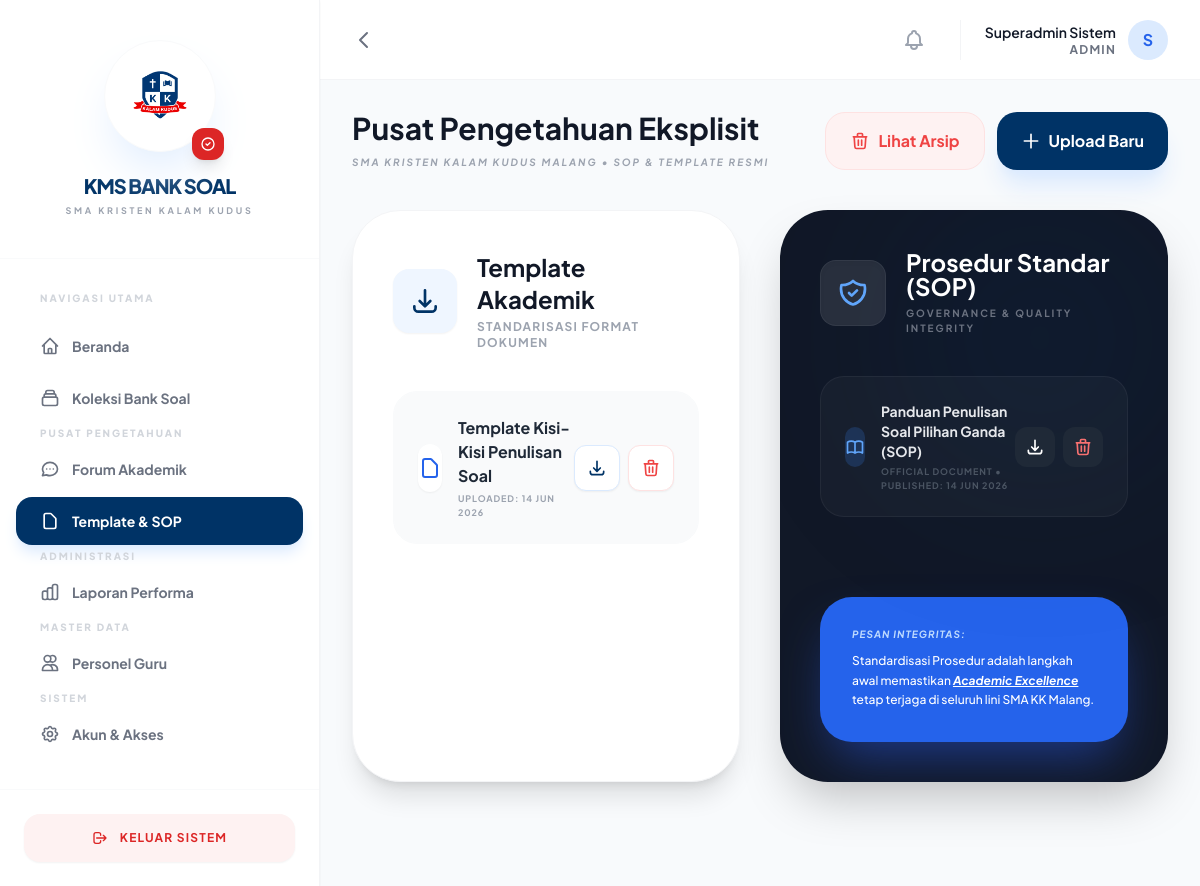
Page /templates.php (signed in) on the committed database.
### tables this page shows
CREATE TABLE `kms_explicit` (
  `id` int(11) NOT NULL,
  `title` varchar(255) NOT NULL,
  `type` enum('SOP','Template') NOT NULL,
  `file_path` varchar(255) NOT NULL,
  `uploader_id` int(11) DEFAULT NULL,
  `created_at` timestamp NOT NULL DEFAULT current_timestamp(),
  `is_archived` tinyint(1) DEFAULT 0
);

### includes/auth.php (called while the page is built, shortened)
<?php
function isLoggedIn() {
    return isset($_SESSION['identity_id']);
}
function hasRoleId($allowedRoleIds) {
    $currentRoleId = ($_SESSION['actor_type'] === ACTOR_TEACHER) ? 3 : $_SESSION['role_id'];
    return in_array($currentRoleId, $allowedRoleIds);
}
?>

### templates.php (the view, shortened to what this page needs)
<?php
require_once 'includes/header.php';
$is_viewing_archive = isset($_GET['view']) && $_GET['view'] == 'archive';
$archived_status = $is_viewing_archive ? 1 : 0;
$templates = $pdo->query("SELECT * FROM kms_explicit WHERE type = 'Template' AND is_archived = $archived_status ORDER BY created_at DESC")->fetchAll();
$sops = $pdo->query("SELECT * FROM kms_explicit WHERE type = 'SOP' AND is_archived = $archived_status ORDER BY created_at DESC")->fetchAll();
?>
<div class="mb-10 flex flex-col md:flex-row justify-between items-start md:items-center space-y-4 md:space-y-0">
    <div>
        <h3 class="text-3xl font-bold text-gray-900 leading-none">Pusat Pengetahuan Eksplisit</h3>
        <p class="text-[10px] text-gray-400 uppercase tracking-[0.2em] font-bold mt-3 italic">SMA Kristen Kalam Kudus Malang • SOP & Template Resmi</p>
    </div>
    <?php if (hasRoleId([ROLE_ADMIN_AKADEMIK, ROLE_ADMIN_SISTEM])): ?>
    <div class="flex space-x-3">
        <?php if ($is_viewing_archive): ?>
        <a href="templates.php" class="bg-gray-100 text-gray-600 px-6 py-4 rounded-[20px] font-bold hover:bg-gray-200 transition flex items-center">
            <svg class="w-5 h-5 mr-2" fill="none" stroke="currentColor" viewBox="0 0 24 24"><path stroke-linecap="round" stroke-linejoin="round" stroke-width="2" d="M10 19l-7-7m0 0l7-7m-7 7h18"></path></svg>
            Kembali ke Aktif
        </a>
        <?php else: ?>
        <a href="templates.php?view=archive" class="bg-red-50 text-red-500 border border-red-100 px-6 py-4 rounded-[20px] font-bold hover:bg-red-100 transition flex items-center">
            <svg class="w-5 h-5 mr-2" fill="none" stroke="currentColor" viewBox="0 0 24 24"><path stroke-linecap="round" stroke-linejoin="round" stroke-width="2" d="M19 7l-.867 12.142A2 2 0 0116.138 21H7.862a2 2 0 01-1.995-1.858L5 7m5 4v6m4-6v6m1-10V4a1 1 0 00-1-1h-4a1 1 0 00-1 1v3M4 7h16"></path></svg>
            Lihat Arsip
        </a>
        <button onclick="document.getElementById('uploadModal').classList.remove('hidden')" class="bg-primary text-white px-6 py-4 rounded-[20px] font-bold hover:bg-black transition shadow-xl shadow-blue-100 flex items-center group">
            <svg class="w-5 h-5 mr-2 group-hover:rotate-45 transition-transform" fill="none" stroke="currentColor" viewBox="0 0 24 24"><path stroke-linecap="round" stroke-linejoin="round" stroke-width="2" d="M12 4v16m8-8H4"></path></svg>
            Upload Baru
        </button>
        <?php endif; ?>
    </div>
    <?php endif; ?>
</div>
<div class="grid grid-cols-1 lg:grid-cols-2 gap-10">
    <div class="bg-white rounded-[48px] border border-gray-100 shadow-xl overflow-hidden p-10">
        <div class="flex items-center space-x-5 mb-10">
            <div class="p-4 bg-blue-50 text-primary rounded-2xl shadow-sm">
                <svg class="w-8 h-8" fill="none" stroke="currentColor" viewBox="0 0 24 24"><path stroke-linecap="round" stroke-linejoin="round" stroke-width="2" d="M4 16v1a3 3 0 003 3h10a3 3 0 003-3v-1m-4-4l-4 4m0 0l-4-4m4 4V4"></path></svg>
            </div>
            <div>
                <h3 class="text-2xl font-bold text-gray-900">Template Akademik</h3>
                <p class="text-xs text-gray-400 font-bold uppercase tracking-widest mt-1">Standarisasi Format Dokumen</p>
            </div>
        </div>
        <div class="space-y-6">
            <?php foreach ($templates as $tmpl): ?>
            <div class="flex items-center justify-between p-6 bg-gray-50 hover:bg-white hover:border-primary hover:shadow-xl hover:shadow-blue-50 rounded-3xl border border-gray-50 transition-all duration-300 group">
                <div class="flex items-center space-x-4">
                    <div class="w-12 h-12 bg-white rounded-2xl shadow-sm flex items-center justify-center text-blue-600 group-hover:scale-110 transition-transform">
                        <svg class="w-6 h-6" fill="none" stroke="currentColor" viewBox="0 0 24 24"><path stroke-linecap="round" stroke-linejoin="round" stroke-width="2" d="M7 21h10a2 2 0 002-2V9.414a1 1 0 00-.293-.707l-5.414-5.414A1 1 0 0012.586 3H7a2 2 0 00-2 2v14a2 2 0 002 2z"></path></svg>
                    </div>
                    <div>
                        <p class="text-base font-bold text-gray-800"><?php echo $tmpl['title']; ?></p>
                        <p class="text-[9px] text-gray-400 uppercase tracking-widest font-bold mt-1">Uploaded: <?php echo date('d M Y', strtotime($tmpl['created_at'])); ?></p>
                    </div>
                </div>
                <div class="flex space-x-2">
                    <a href="upload/<?php echo $tmpl['file_path']; ?>" download class="bg-white text-primary hover:bg-primary hover:text-white border border-blue-100 p-3 rounded-xl transition-all duration-300 shadow-sm">
                        <svg class="w-5 h-5" fill="none" stroke="currentColor" viewBox="0 0 24 24"><path stroke-linecap="round" stroke-linejoin="round" stroke-width="2" d="M4 16v1a3 3 0 003 3h10a3 3 0 003-3v-1m-4-4l-4 4m0 0l-4-4m4 4V4"></path></svg>
                    </a>
                    <?php if (hasRoleId([ROLE_ADMIN_AKADEMIK, ROLE_ADMIN_SISTEM])): ?>
                        <?php if ($is_viewing_archive): ?>
                        <a href="actions/unarchive_explicit.php?id=<?php echo $tmpl['id']; ?>" onclick="return confirm('Pulihkan template ini ke daftar aktif?');" class="bg-white text-green-500 hover:bg-green-500 hover:text-white border border-green-100 p-3 rounded-xl transition-all duration-300 shadow-sm" title="Pulihkan">
                            <svg class="w-5 h-5" fill="none" stroke="currentColor" viewBox="0 0 24 24"><path stroke-linecap="round" stroke-linejoin="round" stroke-width="2" d="M4 4v5h.582m15.356 2A8.001 8.001 0 004.582 9m0 0H9m11 11v-5h-.581m0 0a8.003 8.003 0 01-15.357-2m15.357 2H15"></path></svg>
                        </a>
                        <?php else: ?>
                        <a href="actions/archive_explicit.php?id=<?php echo $tmpl['id']; ?>" onclick="return confirm('Arsipkan template ini? Template tidak akan terlihat lagi oleh publik.');" class="bg-white text-red-500 hover:bg-red-500 hover:text-white border border-red-100 p-3 rounded-xl transition-all duration-300 shadow-sm" title="Arsipkan">
                            <svg class="w-5 h-5" fill="none" stroke="currentColor" viewBox="0 0 24 24"><path stroke-linecap="round" stroke-linejoin="round" stroke-width="2" d="M19 7l-.867 12.142A2 2 0 0116.138 21H7.862a2 2 0 01-1.995-1.858L5 7m5 4v6m4-6v6m1-10V4a1 1 0 00-1-1h-4a1 1 0 00-1 1v3M4 7h16"></path></svg>
                        </a>
                        <?php endif; ?>
                    <?php endif; ?>
                </div>
            </div>
            <?php endforeach; ?>
        </div>
    </div>
    <div class="bg-gray-900 rounded-[48px] p-10 text-white shadow-2xl relative overflow-hidden flex flex-col group">
        <div class="absolute top-0 right-0 w-64 h-64 bg-primary rounded-full blur-[100px] opacity-20"></div>
        <div class="relative z-10 flex items-center space-x-5 mb-10">
            <div class="p-4 bg-white bg-opacity-10 rounded-2xl shadow-inner border border-white border-opacity-5">
            </div>
            <div>
                <h3 class="text-2xl font-bold text-white leading-none">Prosedur Standar (SOP)</h3>
                <p class="text-[10px] text-gray-500 font-bold uppercase tracking-[0.2em] mt-2">Governance & Quality Integrity</p>
            </div>
        </div>
        <div class="relative z-10 space-y-4 mb-20">
            <?php foreach ($sops as $sop): ?>
            <div class="flex items-center justify-between p-6 bg-white bg-opacity-[0.03] hover:bg-opacity-[0.06] rounded-3xl border border-white border-opacity-5 transition-all duration-300">
                <div class="flex items-center space-x-4">
                    <div class="w-10 h-10 bg-blue-500 bg-opacity-20 rounded-xl flex items-center justify-center text-blue-400">
                    </div>
                    <div>
                        <p class="text-sm font-bold text-gray-200"><?php echo $sop['title']; ?></p>
                        <p class="text-[9px] text-gray-600 font-bold uppercase tracking-widest mt-1">Official Document • Published: <?php echo date('d M Y', strtotime($sop['created_at'])); ?></p>
                    </div>
                </div>
                <div class="flex space-x-2">
                    <a href="upload/<?php echo $sop['file_path']; ?>" download class="bg-gray-800 text-white hover:bg-blue-600 p-2.5 rounded-xl transition-all">
                        <svg class="w-5 h-5" fill="none" stroke="currentColor" viewBox="0 0 24 24"><path stroke-linecap="round" stroke-linejoin="round" stroke-width="2" d="M4 16v1a3 3 0 003 3h10a3 3 0 003-3v-1m-4-4l-4 4m0 0l-4-4m4 4V4"></path></svg>
                    </a>
                    <?php if (hasRoleId([ROLE_ADMIN_AKADEMIK, ROLE_ADMIN_SISTEM])): ?>
                        <?php if ($is_viewing_archive): ?>
                        <a href="actions/unarchive_explicit.php?id=<?php echo $sop['id']; ?>" onclick="return confirm('Pulihkan SOP ini ke daftar aktif?');" class="bg-gray-800 text-green-400 hover:bg-green-600 hover:text-white p-2.5 rounded-xl transition-all" title="Pulihkan">
                            <svg class="w-5 h-5" fill="none" stroke="currentColor" viewBox="0 0 24 24"><path stroke-linecap="round" stroke-linejoin="round" stroke-width="2" d="M4 4v5h.582m15.356 2A8.001 8.001 0 004.582 9m0 0H9m11 11v-5h-.581m0 0a8.003 8.003 0 01-15.357-2m15.357 2H15"></path></svg>
                        </a>
                        <?php else: ?>
                        <a href="actions/archive_explicit.php?id=<?php echo $sop['id']; ?>" onclick="return confirm('Arsipkan SOP ini? SOP tidak akan terlihat lagi oleh publik.');" class="bg-gray-800 text-red-400 hover:bg-red-600 hover:text-white p-2.5 rounded-xl transition-all" title="Arsipkan">
                            <svg class="w-5 h-5" fill="none" stroke="currentColor" viewBox="0 0 24 24"><path stroke-linecap="round" stroke-linejoin="round" stroke-width="2" d="M19 7l-.867 12.142A2 2 0 0116.138 21H7.862a2 2 0 01-1.995-1.858L5 7m5 4v6m4-6v6m1-10V4a1 1 0 00-1-1h-4a1 1 0 00-1 1v3M4 7h16"></path></svg>
                        </a>
                        <?php endif; ?>
                    <?php endif; ?>
                </div>
            </div>
            <?php endforeach; ?>
        </div>
        <div class="mt-auto p-8 bg-blue-600 rounded-[32px] text-white shadow-2xl shadow-blue-900 shadow-opacity-40">
            <h5 class="text-[10px] font-bold text-blue-200 uppercase tracking-widest mb-3 italic leading-none">Pesan Integritas:</h5>
            <p class="text-xs leading-relaxed font-medium">Standardisasi Prosedur adalah langkah awal memastikan <span class="font-bold underline italic">Academic Excellence</span> tetap terjaga di seluruh lini SMA KK Malang.</p>
        </div>
    </div>
</div>
<?php require_once 'includes/footer.php'; ?>

### includes/header.php (style rules this page uses)
body { font-family: 'Plus Jakarta Sans', sans-serif; background-color: #F8FAFC; color: #1E293B; }

### rows in the picture
kms_explicit: title "Template Kisi-Kisi Penulisan Soal", created_at "14 JUN 2026"
kms_explicit: title "Panduan Penulisan Soal Pilihan Ganda (SOP)", created_at "14 JUN 2026"

### other values in the picture
$_SESSION['full_name'] "Superadmin Sistem"
$_SESSION['role_name'] "ADMIN"
substr($_SESSION['full_name'], 0, 1) "S"
